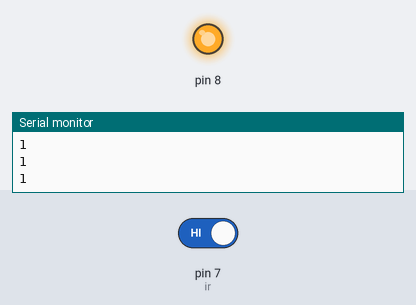
The sketch below on a simulated Arduino Uno, built with avr-gcc and run on an emulated ATmega328P. Shown: output pins drawn as LEDs (lit = HIGH), the last lines printed to the serial monitor. The inputs (shaded band) are chosen by the test bench; at power-on: pin 7 (ir) HIGH.

Above: at 1.2 s.
1.3 s: pin 7 (ir) driven LOW
At 2.5 s:
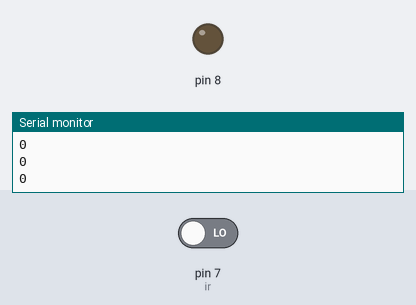
2.8 s: pin 7 (ir) driven HIGH
At 3.7 s:
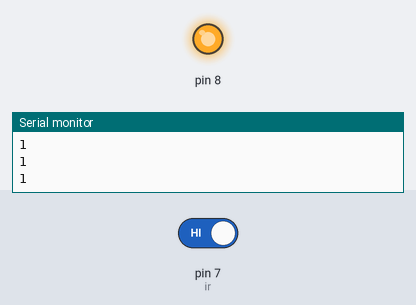
Timing chart, 0 to 5.8 s (numbered marks = the images above; inputs shaded):
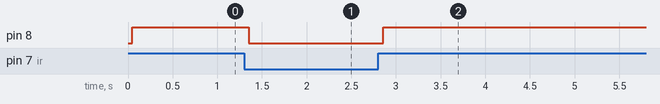

Measured:
- after the input at 1.3 s, pin 8: HIGH → LOW after 0.05 s
- after the input at 2.8 s, pin 8: LOW → HIGH after 0.06 s

The sketch:

ir-sensor.ino
```cpp
int ir = 7;
int led = 8;
int x;

void setup()
{
    Serial.begin(9600);
    pinMode(7, INPUT);
    pinMode(8, OUTPUT);
}

void loop()
{
    x = digitalRead(ir);
    Serial.println(x);
    delay(50);
    if (x == 0)
    {
        digitalWrite(8, LOW);
    }
    else
    {
        digitalWrite(8, HIGH);
    }
}
```
